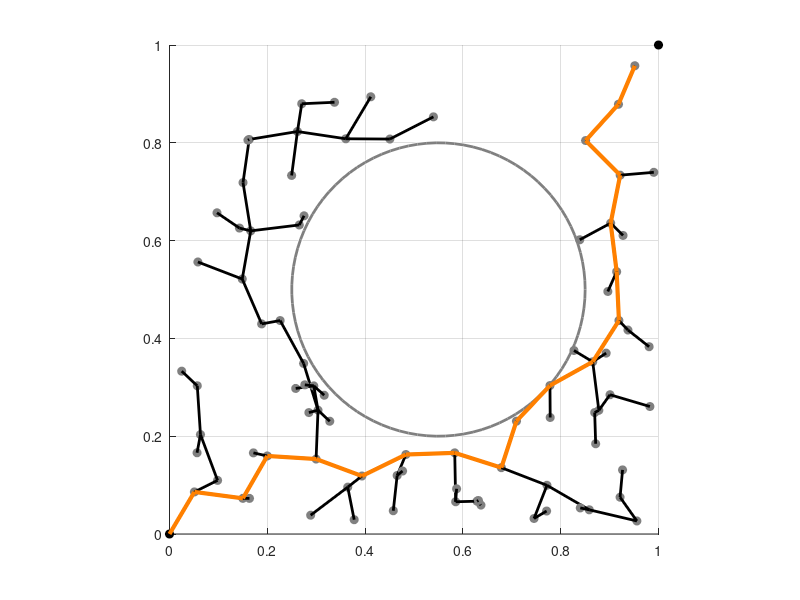

Source code (MATLAB):
clear
close all

% Define start and goal positions
theta_start.coord = [0; 0];
theta_goal = [1; 1];

% Define obstacles
center = [0.55; 0.5];
radius = 0.3;

% Parameters
epsilon = 0.1;
delta = 0.1;
N = 1000;

% Visualize environment
figure
grid on
hold on
axis([0, 1, 0, 1])
axis equal
viscircles(center', radius, 'Color', [0.5, 0.5, 0.5]);
plot(0, 0, 'ko', 'MarkerFaceColor', 'k')
plot(1, 1, 'ko', 'MarkerFaceColor', 'k')

% Initialize tree
theta_start.parent = 0;
G(1) = theta_start;

for idx = 1:N
    
    % Stop if the last node in G is close to theta_goal
    
    if norm(G(end).coord  - theta_goal) < epsilon
        break
    end

    % Sample random joint position
    theta_rand = rand(2,1);

    % % theta_rand = theta_goal;
    % % if rand() < 0.8
    % %     theta_rand = rand(2,1);
    % % end
    
    % Find node in G nearest to theta_rand
    min_dist = inf;
    theta_near_index = 0;

    for jdx = 1:length(G)
        coord = G(jdx).coord;
        dist = norm(theta_rand - coord);
        if dist < min_dist
            min_dist = dist;
            theta_near_index = jdx;
        end
    end
     
    % dist = zeros(length(G), 1);
    % for jdx = 1:1:length(G)
    %     dist(jdx) = norm(G(jdx).coord - theta_rand);
    % end
    % [~, theta_near_index] = min(dist);

    theta_near = G(theta_near_index);
    % Take a step from theta_near towards theta_rand
    vec_to_rand = theta_rand - theta_near.coord;
    dist_to_rand = norm(vec_to_rand);
    if dist_to_rand < delta
        theta_new.coord = theta_rand;
    else
        theta_new.coord = theta_near.coord + delta * ...
        vec_to_rand/dist_to_rand;
    end
    % Check if theta_new is collision free
    
    dist_to_obs = norm(theta_new.coord - center);
    if dist_to_obs < radius
        continue
    end

    % If collision free, add theta_new to tree with parent theta_near
    theta_new.parent = theta_near_index;
    G = [G, theta_new];
    % Plot node and edge
    plot(theta_new.coord(1), theta_new.coord(2), 'o', 'Color', [0.5, 0.5, 0.5], ...
    'MarkerFaceColor', [0.5, 0.5, 0.5])
    line([theta_near.coord(1), theta_new.coord(1)], [theta_near.coord(2), ...
    theta_new.coord(2)], 'Color', 'k', 'LineWidth', 2);
    drawnow

end
    % work backwards from the final node to the root of the tree
    child_theta = G(end);
    while child_theta.parent ~= 0
    
        parent_theta_index = child_theta.parent; % implemented
        parent_theta = G(parent_theta_index); % implemented
        line([child_theta.coord(1), parent_theta.coord(1)], ...
            [child_theta.coord(2), parent_theta.coord(2)], ...
            'Color', [1, 0.5, 0], 'LineWidth', 3);
        child_theta = parent_theta;
    end